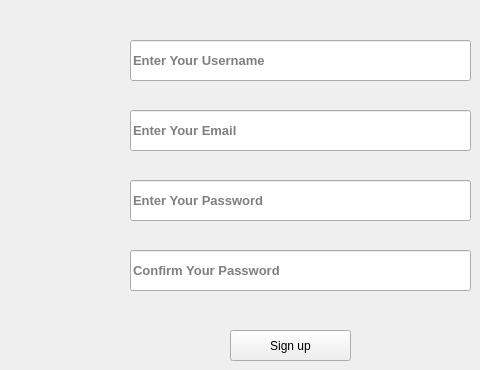
      <widget class="QWidget" name="tab_10">
       <attribute name="title">
        <string>Sign up</string>
       </attribute>
       <widget class="QLineEdit" name="lineEdit_3">
        <property name="geometry">
         <rect>
          <x>130</x>
          <y>40</y>
          <width>341</width>
          <height>41</height>
         </rect>
        </property>
        <property name="font">
         <font>
          <family>MS Shell Dlg 2</family>
          <pointsize>10</pointsize>
          <weight>75</weight>
          <bold>true</bold>
         </font>
        </property>
        <property name="placeholderText">
         <string>Enter Your Username</string>
        </property>
       </widget>
       <widget class="QLineEdit" name="lineEdit_4">
        <property name="geometry">
         <rect>
          <x>130</x>
          <y>110</y>
          <width>341</width>
          <height>41</height>
         </rect>
        </property>
        <property name="font">
         <font>
          <pointsize>10</pointsize>
          <weight>75</weight>
          <bold>true</bold>
         </font>
        </property>
        <property name="placeholderText">
         <string>Enter Your Email</string>
        </property>
       </widget>
       <widget class="QLineEdit" name="lineEdit_5">
        <property name="geometry">
         <rect>
          <x>130</x>
          <y>180</y>
          <width>341</width>
          <height>41</height>
         </rect>
        </property>
        <property name="font">
         <font>
          <pointsize>10</pointsize>
          <weight>75</weight>
          <bold>true</bold>
         </font>
        </property>
        <property name="echoMode">
         <enum>QLineEdit::Password</enum>
        </property>
        <property name="placeholderText">
         <string>Enter Your Password</string>
        </property>
       </widget>
       <widget class="QLineEdit" name="lineEdit_6">
        <property name="geometry">
         <rect>
          <x>130</x>
          <y>250</y>
          <width>341</width>
          <height>41</height>
         </rect>
        </property>
        <property name="font">
         <font>
          <pointsize>10</pointsize>
          <weight>75</weight>
          <bold>true</bold>
         </font>
        </property>
        <property name="echoMode">
         <enum>QLineEdit::Password</enum>
        </property>
        <property name="placeholderText">
         <string>Confirm Your Password</string>
        </property>
       </widget>
       <widget class="QPushButton" name="pushButton_9">
        <property name="geometry">
         <rect>
          <x>230</x>
          <y>330</y>
          <width>121</width>
          <height>31</height>
         </rect>
        </property>
        <property name="text">
         <string>Sign up</string>
        </property>
       </widget>
      </widget>
